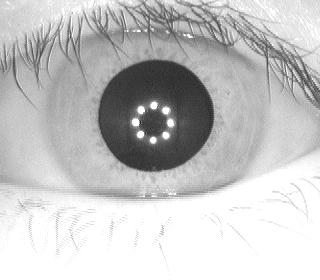
#> input picture duhovky/001/L/S1001L01.jpg, 320 x 280 px
$ python main.py
#> lines starting #> are read from the running program, lines starting #| are printed output that depends on the picture
import cv2 as cv
import sys
import copy
import pandas as pd
import numpy as np


def add_correct_cicle(image, list, window):
    image = cv.cvtColor(image, cv.CV_8UC1)
    if window == 1:
        center = (list[0], list[1])
        # circle center
        cv.circle(image, center, 1, (170, 178, 32), 3)
        # circle outline
        radius = list[2]
        cv.circle(image, center, radius, (154, 250, 0), 3)
    elif window == 2:
        center = (list[3], list[4])
        # circle center
        cv.circle(image, center, 1, (170, 178, 32), 3)
        # circle outline
        radius = list[5]
        cv.circle(image, center, radius, (154, 250, 0), 3)

    return image


# [33 lines left out: functions compute_square_vertices, compute_iou, not called in this run]


# def compute_info(image, circles, x, y, radius):


def refresh_image():
    image = copy.copy(img)

    hist = cv.getTrackbarPos('histogram', 'set')
    image = set_histogram(image, hist)

    gaus_kerner = cv.getTrackbarPos('grj', 'set')
    image = set_gaus_rozm_jadro(image, gaus_kerner, 1)

    gaus_sigma = cv.getTrackbarPos('grs', 'set')
    image = set_gaus_rozm_sigma(image, gaus_sigma, 2)

    canny = cv.getTrackbarPos('canny', 'set')
    image = set_canny(image, canny)

    is_houg = cv.getTrackbarPos('setHoug', 'set')

    if is_houg == 1:
        result = set_hough(image, list[0:3])
        image = result[0]

    image = add_correct_cicle(image, list, 1)
    cv.imshow(img_name, image)


def histogram(a):
    refresh_image()


def get_odd_number(a):
    if a == 0:
        return 0
    if a % 2 == 0:
        return a + 1

    return a


def gausRozmJadro(a):
    refresh_image()


def gausRozmSigma(a):
    refresh_image()


def canny(a):
    refresh_image()


def hough(image, circles, correct_cycle):
    tp = 0
    fp = 0
    fn = 0
    # print("------------------------------------------------------------------------------")
    # print("------------------------Circles-----------------------------------------------")
    if circles is not None:
        image = cv.cvtColor(image, cv.CV_8UC1)
        circles = np.uint16(np.around(circles))
        for i in circles[0, :]:
            center = (i[0], i[1])
            # circle center
            cv.circle(image, center, 1, (0, 0, 255), 3)
            # circle outline
            radius = i[2]
            # cv.circle(image, center, radius, (255, 0, 0), 3)
            square_circle = compute_square_vertices(i[0].item(), i[1].item(), i[2].item())
            cv.rectangle(image, (square_circle[0], square_circle[1]), (square_circle[2], square_circle[3]), (255, 0, 0))
            square_correct_circle = compute_square_vertices(correct_cycle[0], correct_cycle[1], correct_cycle[2])
            cv.rectangle(image, (square_correct_circle[0], square_correct_circle[1]),
                         (square_correct_circle[2], square_correct_circle[3]), (154, 250, 0))
            # iou = compute_iou(square_circle, square_correct_circle)
            iou = compute_iou(square_correct_circle, square_circle)
            print("IOU: " + str(round(iou, 2)))
            if iou >= 0.75:
                tp += 1
                cv.circle(image, center, radius, (0, 0, 255), 3)
            else:
                fp += 1
                cv.circle(image, center, radius, (255, 0, 0), 3)

        if tp == 0:
            fn = 1

        precision = round(tp / (tp + fp), 2)
        recall = round(tp / (tp + fn), 2)

        tp_str = "TP: " + str(tp) + "| "
        fp_str = "FP: " + str(fp) + "| "
        fn_str = "FN: " + str(fn) + "| "
        precision_str = "Precision: " + str(precision) + "| "
        recall_str = "Recall: " + str(recall) + "| "
        full_str1 = tp_str + fp_str + fn_str
        full_str2 = precision_str + recall_str

        if len(circles[0]) == 1:
            # print("1111")
            square_circle = compute_square_vertices(circles[0][0][0], circles[0][0][1], circles[0][0][2])
            cv.rectangle(image, (square_circle[0], square_circle[1]), (square_circle[2], square_circle[3]), (255, 0, 0))
            square_correct_circle = compute_square_vertices(correct_cycle[0], correct_cycle[1], correct_cycle[2])
            cv.rectangle(image, (square_correct_circle[0], square_correct_circle[1]),
                         (square_correct_circle[2], square_correct_circle[3]), (154, 250, 0))
            iou = compute_iou(square_circle, square_correct_circle)
            iou_str = "IOU: " + str(round(iou, 2))
            full_str1 = full_str1 + iou_str

        cv.putText(image, full_str1, (1, 30), cv.FONT_HERSHEY_SIMPLEX, 1, (8, 8, 8))  # (71, 99, 255)
        cv.putText(image, full_str2, (1, 70), cv.FONT_HERSHEY_SIMPLEX, 1, (8, 8, 8))
        print("-----------------------------------------------")
        print(full_str1)
        print(full_str2)
        print("-----------------------------------------------")

    return image


def houghAkumulator(a):
    refresh_image()


def houghMinVzCentKruznic(a):
    refresh_image()


def param1(a):
    refresh_image()


def param2(a):
    refresh_image()


def houghMinPolKruznic(a):
    refresh_image()


def houghMaxPolKruznic(a):
    refresh_image()


def setHoug(a):
    refresh_image()


def set_histogram(image, param):
    if param == 1:
        return cv.equalizeHist(image)
    else:
        return image


def set_gaus_rozm_jadro(image, param, window):
    odd = get_odd_number(param)
    if param != odd and window == 1:
        cv.setTrackbarPos('grj', 'set', odd)
    elif param != odd and window == 2:
        cv.setTrackbarPos('grj_2', 'set2', odd)

    if odd > 0:
        return cv.GaussianBlur(image, (odd, odd), get_odd_number(cv.getTrackbarPos('grs', 'set')))
    else:
        return image


def set_gaus_rozm_sigma(image, param, window):
    odd = get_odd_number(param)
    if param != odd and window == 1:
        cv.setTrackbarPos('grs', 'set', odd)
    elif param != odd and window == 2:
        cv.setTrackbarPos('grs_2', 'set2', odd)

    if odd > 0:
        kernel = get_odd_number(cv.getTrackbarPos('grj', 'set'))
        return cv.GaussianBlur(image, (kernel, kernel), odd)
    else:
        return image


def set_canny(image, param):
    if param > 0:
        return cv.Canny(image, param, param)
    else:
        return image


def set_hough(image, correct_circle):
    houghAkumulator = cv.getTrackbarPos('houghAkumulator', 'set')
    houghMinVzCentKruznic = cv.getTrackbarPos('houghMinVzCentKruznic', 'set')
    houghMinPolKruznic = cv.getTrackbarPos('houghMinPolKruznic', 'set')
    param1 = cv.getTrackbarPos('param1', 'set')
    param2 = cv.getTrackbarPos('param2', 'set')
    houghMaxPolKruznic = cv.getTrackbarPos('houghMaxPolKruznic', 'set')

    circles = cv.HoughCircles(image, cv.HOUGH_GRADIENT, houghAkumulator, houghMinVzCentKruznic, None, param1, param2,
                              houghMinPolKruznic, houghMaxPolKruznic)

    return hough(copy.copy(image), circles, correct_circle), circles


img_name = "duhovky/001/L/S1001L01.jpg"
# img_name = "duhovky/001/R/S1001R01.jpg"
# img_name = "duhovky/008/L/S1008L01.jpg"
# img_name = "duhovky/011/L/S1011L01.jpg"

img = cv.imread(cv.samples.findFile(img_name))
#> img is the input picture: shape (280, 320, 3); min 34, max 255, mean 195.7
scale_percent = 100  # percent of original size
width = int(img.shape[1] * scale_percent / 100)
#> width = 320
height = int(img.shape[0] * scale_percent / 100)
#> height = 280
dim = (width, height)
#> dim = (320, 280)

data = pd.read_csv("iris_annotation.csv")
#> (reads iris_annotation.csv from the repository)
data = data.where(data["image"] == img_name[8:]).dropna()
list = [data.columns[:, ].values.astype(str).tolist()] + data.values.tolist()
size = int(scale_percent / 100)
list = [int(list[1][1]) * size, int(list[1][2]) * size, int(list[1][3]) * size, int(list[1][4]) * size,
        int(list[1][5]) * size, int(list[1][6]) * size]

# resize image
img = cv.resize(img, dim, interpolation=cv.INTER_AREA)
img = cv.cvtColor(img, cv.COLOR_BGR2GRAY)
#> img: shape (280, 320)
if img is None:
    sys.exit("Could not read the image.")

set_window = cv.namedWindow('set', cv.WINDOW_NORMAL)

cv.createTrackbar('histogram', 'set', 0, 1, histogram)
#> slider 'histogram' is set to 1
cv.createTrackbar('grj', 'set', 0, 255, gausRozmJadro)
#> slider 'grj' is set to 85
cv.createTrackbar('grs', 'set', 0, 255, gausRozmSigma)
#> slider 'grs' is set to 85
cv.createTrackbar('canny', 'set', 0, 1000, canny)
#> slider 'canny' is set to 100
cv.createTrackbar('setHoug', 'set', 0, 1, setHoug)
#> slider 'setHoug' is set to 1
cv.createTrackbar('houghAkumulator', 'set', 1, 50, houghAkumulator)
cv.createTrackbar('houghMinVzCentKruznic', 'set', 1, 500, houghMinVzCentKruznic)
cv.createTrackbar('param1', 'set', 1, 500, param1)
cv.createTrackbar('param2', 'set', 1, 500, param2)
cv.createTrackbar('houghMinPolKruznic', 'set', 1, 500, houghMinPolKruznic)
cv.createTrackbar('houghMaxPolKruznic', 'set', 1, 500, houghMaxPolKruznic)
cv.imshow(img_name, img)


# k = cv.waitKey(0)

##########################################################################################################
# [22 lines left out: function refresh_image_2, not called in this run]


def histogram_2(a):
    refresh_image_2()


# [7 lines left out: function get_odd_number_2, not called in this run]


def gausRozmJadro_2(a):
    refresh_image_2()


def gausRozmSigma_2(a):
    refresh_image_2()


def canny_2(a):
    refresh_image_2()


# [13 lines left out: function hough_2, not called in this run]


def houghAkumulator_2(a):
    refresh_image_2()


def houghMinVzCentKruznic_2(a):
    refresh_image_2()


def param1_2(a):
    refresh_image_2()


def param2_2(a):
    refresh_image_2()


def houghMinPolKruznic_2(a):
    refresh_image_2()


def houghMaxPolKruznic_2(a):
    refresh_image_2()


def setHoug_2(a):
    refresh_image_2()


# [12 lines left out: function set_hough_2, not called in this run]


img2 = cv.imread(cv.samples.findFile(img_name))
scale_percent2 = scale_percent  # 100  # percent of original size
width2 = int(img2.shape[1] * scale_percent2 / 100)
#> width2 = 320
height2 = int(img2.shape[0] * scale_percent2 / 100)
#> height2 = 280
dim2 = (width2, height2)
#> dim2 = (320, 280)

# resize image
img2 = cv.resize(img2, dim2, interpolation=cv.INTER_AREA)
img2 = cv.cvtColor(img2, cv.COLOR_BGR2GRAY)
if img2 is None:
    sys.exit("Could not read the image.")

set_window2 = cv.namedWindow('set2', cv.WINDOW_NORMAL)

cv.createTrackbar('histogram_2', 'set2', 0, 1, histogram_2)
#> slider 'histogram_2' is set to 1
cv.createTrackbar('grj_2', 'set2', 0, 255, gausRozmJadro_2)
#> slider 'grj_2' is set to 85
cv.createTrackbar('grs_2', 'set2', 0, 255, gausRozmSigma_2)
#> slider 'grs_2' is set to 255
cv.createTrackbar('canny_2', 'set2', 0, 1000, canny_2)
#> slider 'canny_2' is set to 100
cv.createTrackbar('setHoug_2', 'set2', 0, 1, setHoug_2)
#> slider 'setHoug_2' is set to 1
cv.createTrackbar('houghAkumulator_2', 'set2', 1, 50, houghAkumulator_2)
cv.createTrackbar('houghMinVzCentKruznic_2', 'set2', 1, 500, houghMinVzCentKruznic_2)
cv.createTrackbar('param1_2', 'set2', 1, 500, param1_2)
cv.createTrackbar('param2_2', 'set2', 1, 500, param2_2)
cv.createTrackbar('houghMinPolKruznic_2', 'set2', 1, 500, houghMinPolKruznic_2)
cv.createTrackbar('houghMaxPolKruznic_2', 'set2', 1, 500, houghMaxPolKruznic_2)
cv.imshow(img_name + " - 2", img)
k2 = cv.waitKey(0)
#> in set_histogram, `return cv.equalizeHist(image)`:
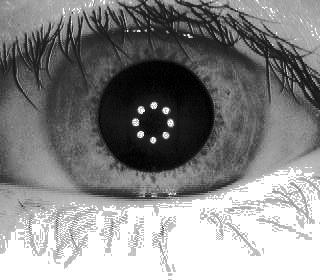
#> returned value: shape (280, 320); min 0, max 255, mean 134.7
#> in set_gaus_rozm_jadro, `return cv.GaussianBlur(image, (odd, odd), get_odd_number(cv.getTrackba..`:
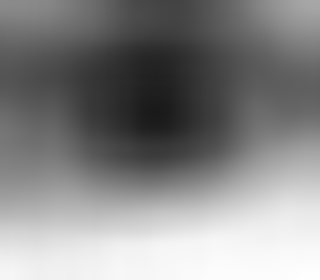
#> returned value: shape (280, 320); min 26, max 254, mean 134.6
#> in set_canny, `return cv.Canny(image, param, param)`: returned value: shape (280, 320); every value is 0
#> in set_hough, `circles = cv.HoughCircles(image, cv.HOUGH_GRADIENT, houghAkumulator, h..`: circles = None
#> in add_correct_cicle, `cv.circle(image, center, radius, (154, 250, 0), 3)`:
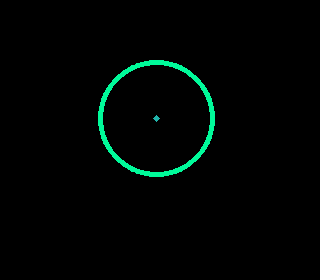
#> image: shape (280, 320, 4); mean B, G, R, A 3, 4.9, 0, 250
#> (key Esc is pressed here)

# add_correct_cicle(None, img_name)
